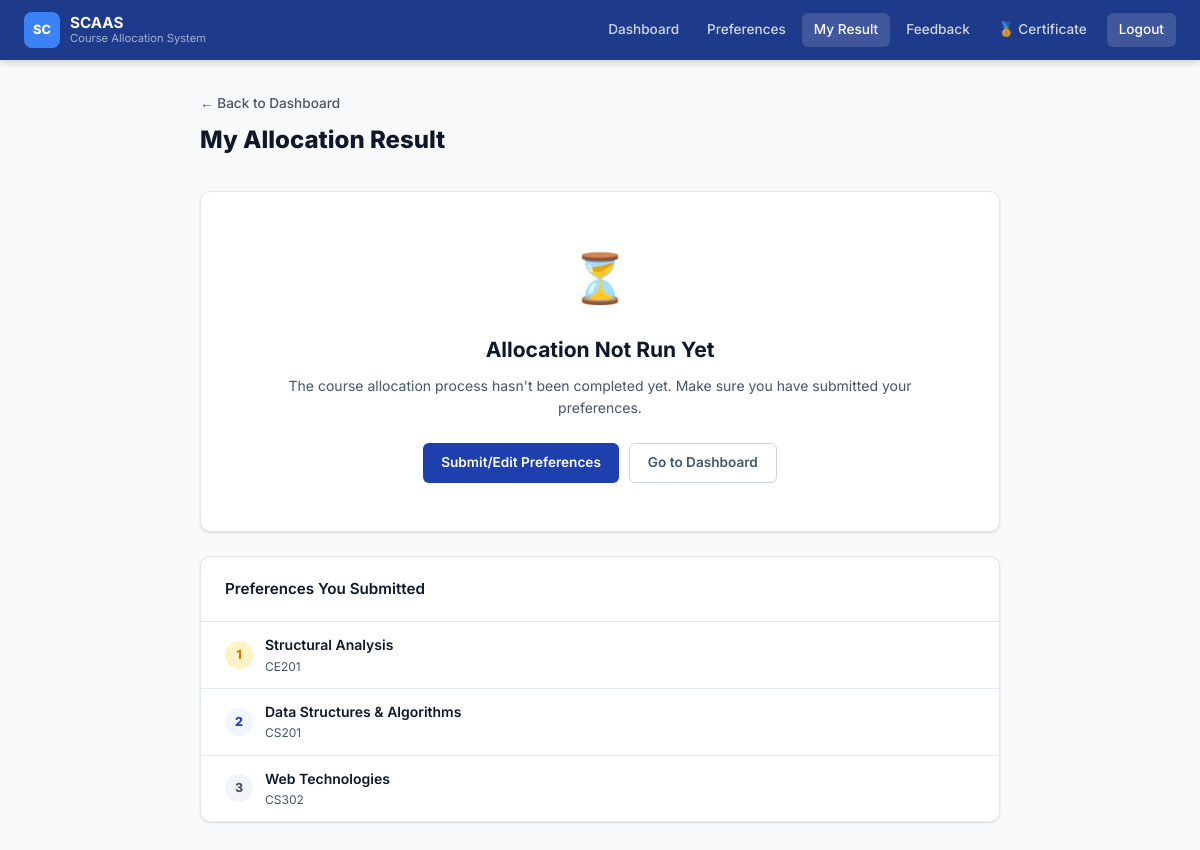
The page /my-allocation (signed in) on the database as committed earlier.
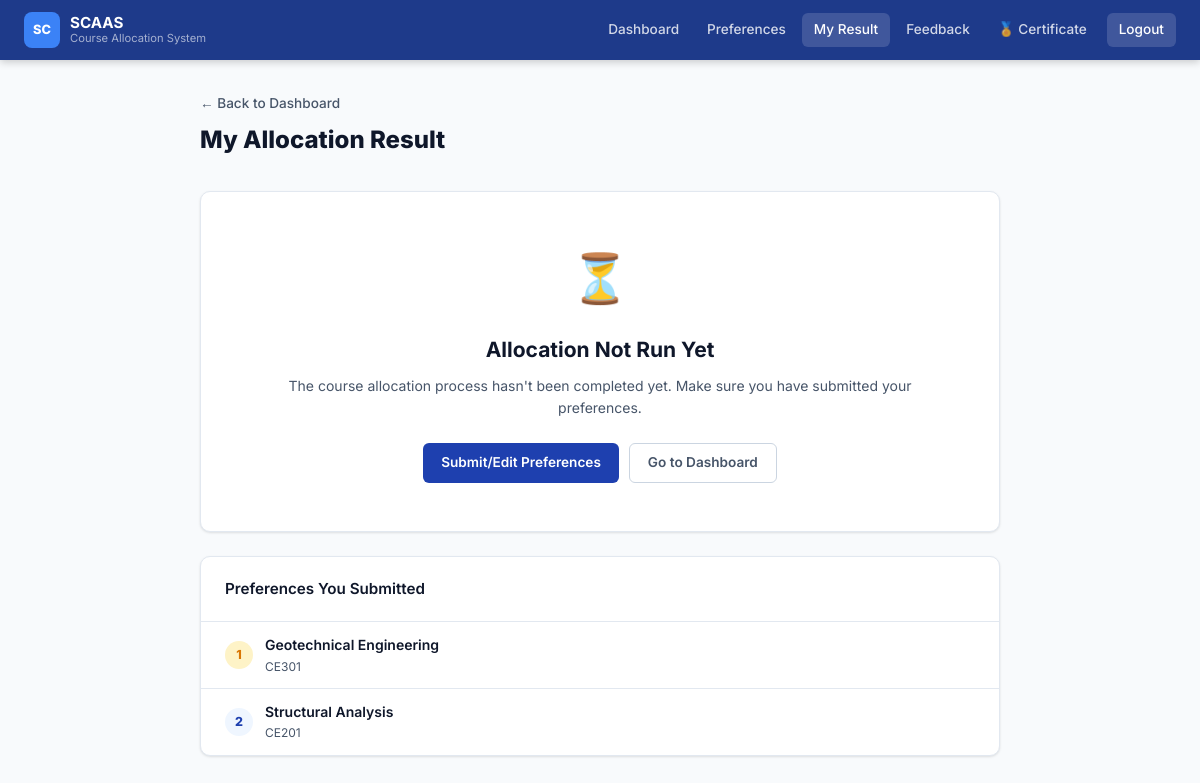
The same page on the database as committed later.
### tables this page shows
CREATE TABLE preferences (
        id INTEGER PRIMARY KEY AUTOINCREMENT, student_id INTEGER NOT NULL,
        course_id INTEGER NOT NULL, priority_rank INTEGER NOT NULL,
        submitted_at TIMESTAMP DEFAULT CURRENT_TIMESTAMP,
        FOREIGN KEY(student_id) REFERENCES students(id) ON DELETE CASCADE,
        FOREIGN KEY(course_id) REFERENCES courses(course_id) ON DELETE CASCADE,
        UNIQUE(student_id, course_id));

CREATE TABLE courses (
        course_id INTEGER PRIMARY KEY AUTOINCREMENT, course_name TEXT NOT NULL,
        course_code TEXT UNIQUE NOT NULL, department TEXT NOT NULL,
        seat_capacity INTEGER NOT NULL, seats_remaining INTEGER NOT NULL,
        prerequisite TEXT DEFAULT 'None', day TEXT DEFAULT 'Monday',
        time_slot TEXT DEFAULT '09:00-10:30', venue TEXT DEFAULT 'TBD',
        description TEXT DEFAULT '', is_active INTEGER DEFAULT 1,
        created_at TIMESTAMP DEFAULT CURRENT_TIMESTAMP, start_date TEXT DEFAULT '', end_date TEXT DEFAULT '');

### app.py (the view)
@app.route('/my-allocation')
def my_allocation():
    if session.get('role') != 'student': return redirect(url_for('login'))
    conn = get_db()
    student = conn.execute('SELECT * FROM students WHERE id=?', (session['student_id'],)).fetchone()
    allocation = conn.execute('''SELECT a.*, c.course_name, c.course_code, c.department, c.day, c.time_slot, c.venue, c.description
        FROM allocations a JOIN courses c ON a.course_id=c.course_id WHERE a.student_id=?''', (session['student_id'],)).fetchone()
    prefs = conn.execute('''SELECT p.priority_rank, c.course_name, c.course_code
        FROM preferences p JOIN courses c ON p.course_id=c.course_id
        WHERE p.student_id=? ORDER BY p.priority_rank''', (session['student_id'],)).fetchall()
    conn.close()
    return render_template('my_allocation.html', student=student, allocation=allocation, preferences=prefs)

### app.py (called while the page is built)
def get_db():
    conn = sqlite3.connect(DB_PATH)
    conn.row_factory = sqlite3.Row
    conn.execute("PRAGMA foreign_keys = ON")
    return conn

### templates/my_allocation.html (shortened to what this page needs)
{% extends "base.html" %}
{% block content %}
<div class="container page-wrap" style="max-width:800px;">
  <div style="margin-bottom:2rem;">
    <a href="/dashboard" style="color:var(--text2);text-decoration:none;font-size:0.85rem;font-weight:500;">← Back to Dashboard</a>
    <h1 style="font-size:1.5rem;font-weight:800;margin-top:6px;">My Allocation Result</h1>
  </div>
  {% if allocation and allocation['allocation_status'] == 'Allocated' %}
  <div class="card" style="margin-bottom:1.5rem;overflow:hidden;">
    <div style="background:linear-gradient(135deg,var(--success),#34d399);padding:2rem;text-align:center;color:#fff;">
      <div style="font-size:2.5rem;margin-bottom:0.75rem;">🎉</div>
      <div style="font-size:0.85rem;font-weight:600;opacity:0.85;margin-bottom:0.5rem;">Course Allocated Successfully</div>
      <div style="font-size:1.75rem;font-weight:800;margin-bottom:4px;">{{ allocation['course_name'] }}</div>
      <div style="font-size:0.9rem;opacity:0.85;">{{ allocation['course_code'] }}</div>
    </div>
    <div class="card-body">
      <div style="display:grid;grid-template-columns:repeat(auto-fit,minmax(160px,1fr));gap:1rem;text-align:center;margin-bottom:1.5rem;">
        {% for label, value in [('Department', allocation['department']),('Day', allocation['day']),('Time Slot', allocation['time_slot'])] %}
        <div style="background:var(--bg2);border-radius:var(--radius-sm);padding:12px;">
          <div style="font-size:0.72rem;color:var(--text2);font-weight:700;text-transform:uppercase;letter-spacing:0.04em;margin-bottom:4px;">{{ label }}</div>
          <div style="font-size:0.95rem;font-weight:700;">{{ value }}</div>
        </div>
        {% endfor %}
      </div>
      {% if allocation['description'] %}
      <div class="alert alert-info" style="font-size:0.85rem;">
        📖 <strong>Course Description:</strong> {{ allocation['description'] }}
      </div>
      {% endif %}
    </div>
  </div>
  {% else %}
  <div class="card" style="margin-bottom:1.5rem;">
    <div class="card-body" style="text-align:center;padding:3rem;">
      <div style="font-size:3rem;margin-bottom:1rem;">⏳</div>
      <h2 style="font-weight:700;margin-bottom:0.5rem;">Allocation Not Run Yet</h2>
      <p style="color:var(--text2);font-size:0.875rem;margin-bottom:1.5rem;">The course allocation process hasn't been completed yet. Make sure you have submitted your preferences.</p>
      <div style="display:flex;gap:10px;justify-content:center;flex-wrap:wrap;">
        <a href="/preferences" class="btn btn-primary">Submit/Edit Preferences</a>
        <a href="/dashboard" class="btn btn-secondary">Go to Dashboard</a>
      </div>
    </div>
  </div>
  {% endif %}
  {% if preferences %}
  <div class="card">
    <div class="card-header"><h3>Preferences You Submitted</h3></div>
    <div class="card-body" style="padding:0;">
      {% for pref in preferences %}
      <div style="display:flex;align-items:center;gap:12px;padding:12px 1.5rem;{% if not loop.last %}border-bottom:1px solid var(--border);{% endif %}">
        <div style="width:28px;height:28px;border-radius:50%;display:flex;align-items:center;justify-content:center;font-size:0.78rem;font-weight:800;flex-shrink:0;
          {% if loop.index==1 %}background:#fef3c7;color:var(--warning);
          {% elif loop.index==2 %}background:#eff6ff;color:var(--primary);
          {% else %}background:var(--bg2);color:var(--text2);{% endif %}">{{ loop.index }}</div>
        <div style="flex:1;">
          <div style="font-size:0.875rem;font-weight:600;">{{ pref['course_name'] }}</div>
          <div style="font-size:0.75rem;color:var(--text2);">{{ pref['course_code'] }}</div>
        </div>
      </div>
      {% endfor %}
    </div>
  </div>
  {% endif %}
</div>
{% endblock %}

Rows that differ between the two databases and show on the page:
removed preferences: course_name "Data Structures & Algorithms", course_code "CS201"
removed preferences: course_name "Web Technologies", course_code "CS302"
added preferences: course_name "Geotechnical Engineering", course_code "CE301"
